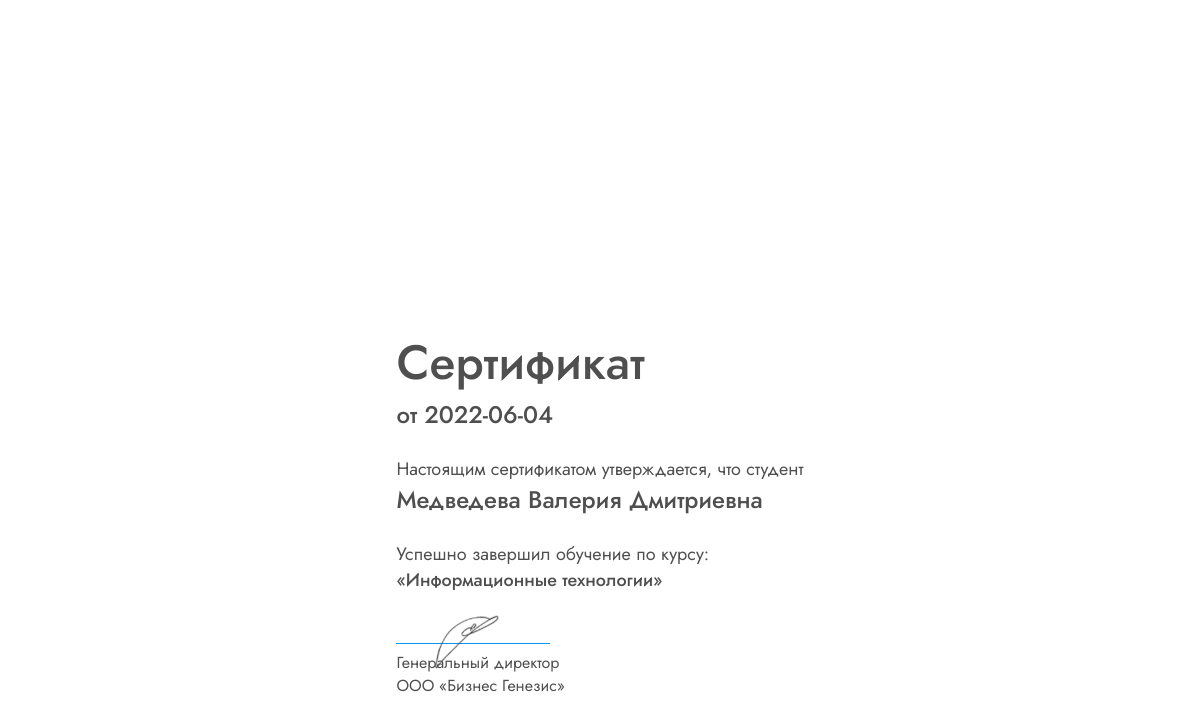
Screenshot of /HTML/Student/diploma.php (signed in) with the database file from the repository.
### tables this page shows
CREATE TABLE `kurs_result` (
  `id_kurs_result` int NOT NULL,
  `id_kurs_student` int NOT NULL,
  `comment_student` varchar(1000) DEFAULT NULL,
  `file` varchar(500) DEFAULT NULL,
  `id_kurs_professor` int NOT NULL,
  `point` int NOT NULL DEFAULT '0',
  `comment_professor` varchar(1000) DEFAULT NULL,
  `status_done` varchar(255) NOT NULL DEFAULT 'none',
  `status_check` varchar(255) NOT NULL DEFAULT 'none',
  `date_result` date DEFAULT NULL
);

CREATE TABLE `kurs` (
  `id_kurs` int NOT NULL,
  `kurs_name` varchar(255) NOT NULL,
  `description` varchar(500) NOT NULL,
  `kurs_task` varchar(1000) NOT NULL
);

### HTML/Student/diploma.php (the view, shortened to what this page needs)
<?php
require_once '../../PHP/connectBD.php';
$person = $_SESSION['user']['id_person'];
$check_id = mysqli_query($connect, "SELECT id_student FROM `student`, `person` where student.id_person = person.id_person and student.id_person = '$person'");
$check_id = mysqli_fetch_array($check_id);
$check_id = $check_id['id_student'];
$check_id_kurs_student = mysqli_query($connect, "SELECT id_kurs_student from `kurs_student` WHERE id_student = '$check_id' and id_kurs = 1");
$check_id_kurs_student = mysqli_fetch_array($check_id_kurs_student);
$check_id_kurs_student = $check_id_kurs_student['id_kurs_student'];
$check_kurs = mysqli_query($connect, "SELECT * FROM `kurs_student`, `kurs` where kurs.id_kurs = kurs_student.id_kurs and id_student = '$check_id'");
$kurs= mysqli_fetch_all($check_kurs, MYSQLI_ASSOC);
$check_date_result = mysqli_query($connect, "SELECT date_result FROM `kurs_result` WHERE id_kurs_student = '$check_id_kurs_student'");
$check_date_result = mysqli_fetch_array($check_date_result);
$check_date_result = $check_date_result['date_result'];
?>
<!DOCTYPE html>
<html lang="ru">
<head>
    <link rel="stylesheet" href="../../CSS/header.css">
    <link rel="stylesheet" href="../../CSS/main.css">
    <link rel="stylesheet" href="../../CSS/fonts.css">
    <link rel="stylesheet" href="../../CSS/diploma.css">
</head>
<body>
<div class="contentBlock" id="invoice">
        <div class="certificate">
            <h1>Сертификат</h1>
            <h2>от <?php echo $check_date_result?></h2>
        </div>
        <div class="name">
            <p>Настоящим сертификатом утверждается, что студент</p>
            <p><?=$_SESSION['user']['full_name']?></p>
        </div>
    <div>
        <div class="kurs">
            <p>Успешно завершил обучение по курсу:</p>
            <p>«<?php print($kurs[0]['kurs_name'])?>»</p>
        </div>
            <img src="../../Media/Sign.png">
        <div class="sign">
            <p>Генеральный директор</p>
            <p>ООО «Бизнес Генезис»</p>
        </div>
    </div>
</div>
</body>

### CSS/main.css (style rules this page uses)
* { margin: 0; padding: 0; list-style: none; text-decoration: none; font-family: "Jost-Regular"; color: #4f4f4f; }
a, h1, h2, h3, h4, span { font: inherit; }

### CSS/diploma.css (style rules this page uses)
.contentBlock { height: 1024px; display: grid; justify-content: center; align-content: center; gap: 24px }
.certificate { font-family: Jost-Medium; }
.certificate h1 { font-size: 48px; }
.certificate h2 { font-size: 24px; }
.name p:first-child { font-size: 18px; }
.name p:last-child { font-size: 24px; font-family: Jost-Medium; }
.kurs p { font-size: 18px; }
.kurs p:last-child { font-family: Jost-Medium; }
.sign { margin-top: -28px }

### rows the page displays
kurs_result: date_result "2022-06-04"
kurs: kurs_name "Информационные технологии"

### other values shown
$_SESSION['user']['full_name'] "Медведева Валерия Дмитриевна"
